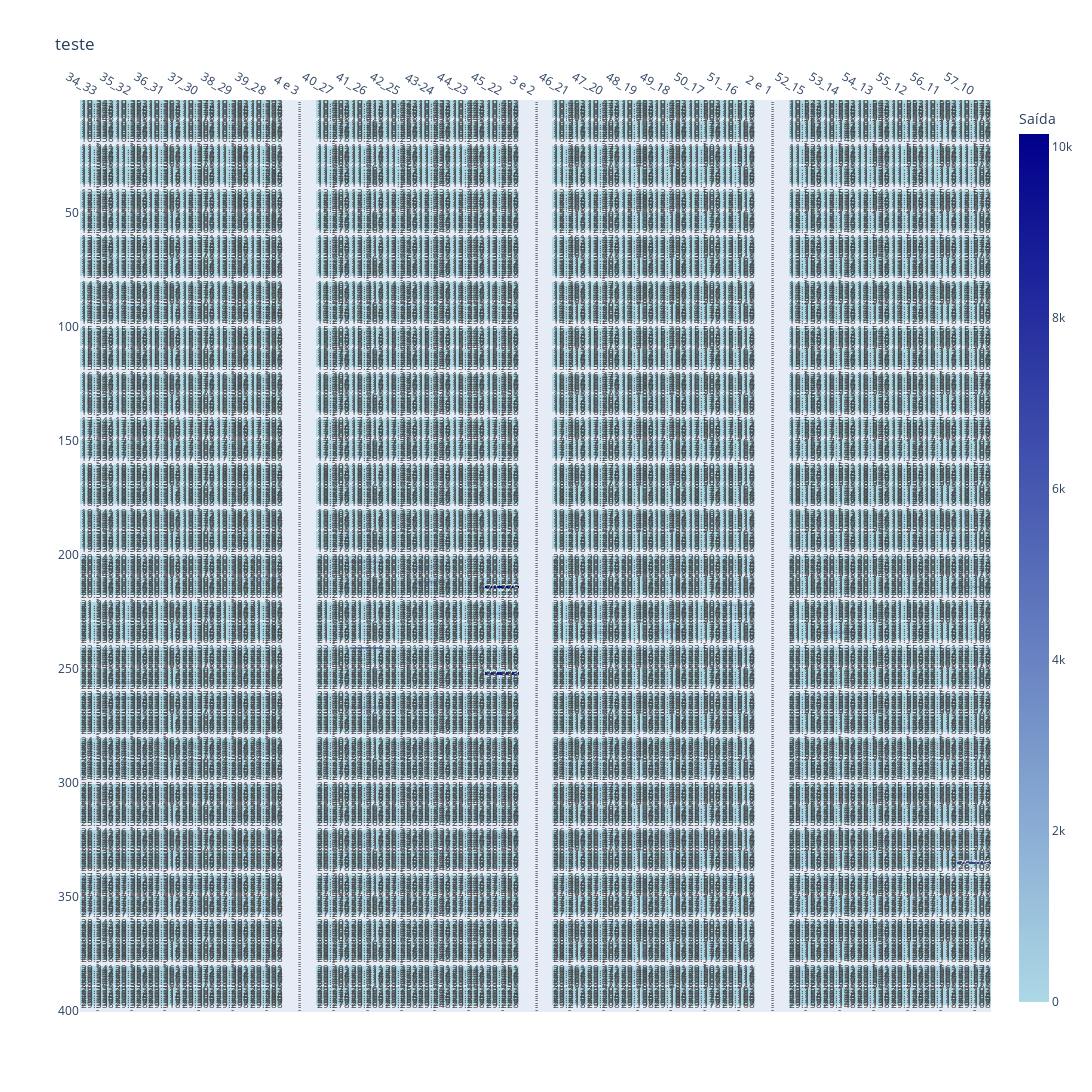

Source (notebook cell):
### Code cell
corredores = {'10' : mapa_prateleira['10'],
              '11' : mapa_prateleira['11'],
              '12' : mapa_prateleira['12'],
              '13' : mapa_prateleira['13'],
              '14' : mapa_prateleira['14'],
              '15' : mapa_prateleira['15'],
              '16' : mapa_prateleira['16'],
              '17' : mapa_prateleira['17'],
              '18' : mapa_prateleira['18'],
              '19' : mapa_prateleira['19'],
              '20' : mapa_prateleira['20'],
              '21' : mapa_prateleira['21'],
              '22' : mapa_prateleira['22'],
              '23' : mapa_prateleira['23'],
              '24' : mapa_prateleira['24'],
              '25' : mapa_prateleira['25'],
              '26' : mapa_prateleira['26'],
              '27' : mapa_prateleira['27'],
              '28' : mapa_prateleira['28'],
              '29' : mapa_prateleira['29'],
              }

mapa_geral_plateleiras = pd.concat(corredores)
refatorar_indece(mapa_geral_plateleiras, None)

radio_selecao_visao_prateleiras = 'Geral'

if radio_selecao_visao_prateleiras == 'Geral':

    criar_mapa_de_calor_saida('Ender.Fracionado', 'Qtde Venda Frac', mapa_geral_plateleiras, 'teste')

else:

    corredor = 19

    criar_mapa_de_calor_saida('Ender.Fracionado', 'Qtde Venda Frac', corredores[f'{corredor}'], 'teste')

### Figure 1 — Plotly figure (JSON) as saved in the notebook; plotly's stock layout.template omitted (floating-point values rounded to 4 significant figures; data arrays with more than 128 entries replaced by an {"elided": "..."} marker saying what was removed)
{"data": [{"colorbar": {"title": {"text": "Saída"}}, "colorscale": [[0, "LightBlue"], [1, "DarkBlue"]], "text": {"elided": "400x27 mixed values"}, "textfont": {"size": 10}, "texttemplate": "%{text}", "type": "heatmap", "x": ["34_33", "35_32", "36_31", "37_30", "38_29", "39_28", "4 e 3", "40_27", "41_26", "42_25", "43-24", "44_23", "45_22", "3 e 2", "46_21", "47_20", "48_19", "49_18", "50_17", "51_16", "2 e 1", "52_15", "53_14", "54_13", "55_12", "56_11", "57_10"], "y": {"elided": "400 int values"}, "z": {"elided": "400x27 mixed values"}}], "layout": {"autosize": false, "height": 5200, "title": {"text": "teste"}, "width": 1450, "xaxis": {"showgrid": false, "side": "top", "zeroline": false}, "yaxis": {"autorange": "reversed", "showgrid": false, "zeroline": false}}}
